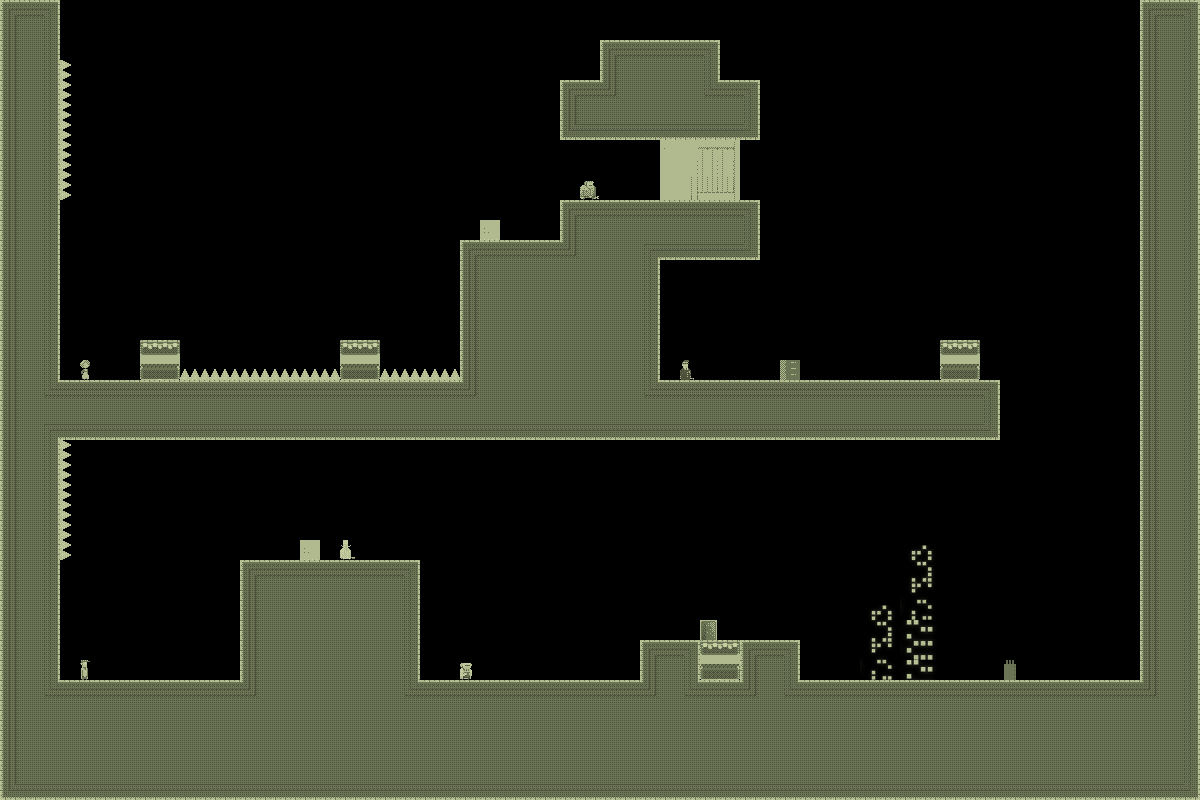

The image is a tile-based game level rendered from a .tmx file. Its description and source (layers, tilesets, objects; grid data summarised) follow:
An orthogonal 60x40 tile map with 20x20 px tiles, 1 tile layer (bg) and 1 object.

<map version="1.0" orientation="orthogonal" width="60" height="40" tilewidth="20" tileheight="20">
 <properties>
  <property name="liselotStart" value="YES" />
 </properties>
 <tileset firstgid="1" name="tiles_newyork" tilewidth="20" tileheight="20">
  <image source="../../../../../SuperLemonadeFactory1989Content/Lemonade/tiles_newyork.png" width="400" height="400" />
  <terraintypes>
   <terrain name="solid" tile="-1" />
  </terraintypes>
  <tile id="8" terrain=",,,0" />
  <tile id="9" terrain=",,0,0" />
  <tile id="10" terrain=",,0,0" />
  <tile id="11" terrain=",,0,0" />
  <tile id="12" terrain=",,0,0" />
  <tile id="13" terrain=",,0,0" />
  <tile id="14" terrain=",,0," />
  <tile id="15" terrain="0,0,0," />
  <tile id="16" terrain="0,0,,0" />
  <tile id="28" terrain=",0,,0" />
  <tile id="34" terrain="0,,0," />
  <tile id="35" terrain="0,,0,0" />
  <tile id="36" terrain=",0,0,0" />
  <tile id="48" terrain=",0,,0" />
  <tile id="54" terrain="0,,0," />
  <tile id="68" terrain=",0,,0" />
  <tile id="74" terrain="0,,0," />
  <tile id="88" terrain=",0,,0" />
  <tile id="94" terrain="0,,0," />
  <tile id="108" terrain=",0,,0" />
  <tile id="114" terrain="0,,0," />
  <tile id="128" terrain=",0,," />
  <tile id="129" terrain="0,0,," />
  <tile id="130" terrain="0,0,," />
  <tile id="131" terrain="0,0,," />
  <tile id="132" terrain="0,0,," />
  <tile id="133" terrain="0,0,," />
  <tile id="134" terrain="0,,," />
  <tile id="194" terrain="0,0,0,0" />
  <tile id="356">
   <properties>
    <property name="LargeCrate" value="" />
   </properties>
  </tile>
  <tile id="380">
   <properties>
    <property name="Andre" value="" />
   </properties>
  </tile>
  <tile id="381">
   <properties>
    <property name="Liselot" value="" />
   </properties>
  </tile>
  <tile id="382">
   <properties>
    <property name="Amsterdaam" value="" />
   </properties>
  </tile>
  <tile id="383">
   <properties>
    <property name="Worker" value="" />
   </properties>
  </tile>
  <tile id="384">
   <properties>
    <property name="Inspector" value="" />
   </properties>
  </tile>
  <tile id="385">
   <properties>
    <property name="Chef" value="" />
   </properties>
  </tile>
  <tile id="386">
   <properties>
    <property name="Exit" value="" />
   </properties>
  </tile>
  <tile id="387">
   <properties>
    <property name="Trampoline" value="" />
   </properties>
  </tile>
  <tile id="388">
   <properties>
    <property name="SmallCrate" value="" />
   </properties>
  </tile>
  <tile id="389">
   <properties>
    <property name="SugarBag" value="" />
   </properties>
  </tile>
 </tileset>
 <layer name="bg" width="60" height="40">
  <data>[2400 cells, 1021 non-empty, 86 distinct tile ids]</data>
 </layer>
 <objectgroup name="boxes" width="60" height="40">
  <object x="860" y="340">
   <polyline points="0,0 0,-40 200,-40 200,300" />
  </object>
 </objectgroup>
</map>
